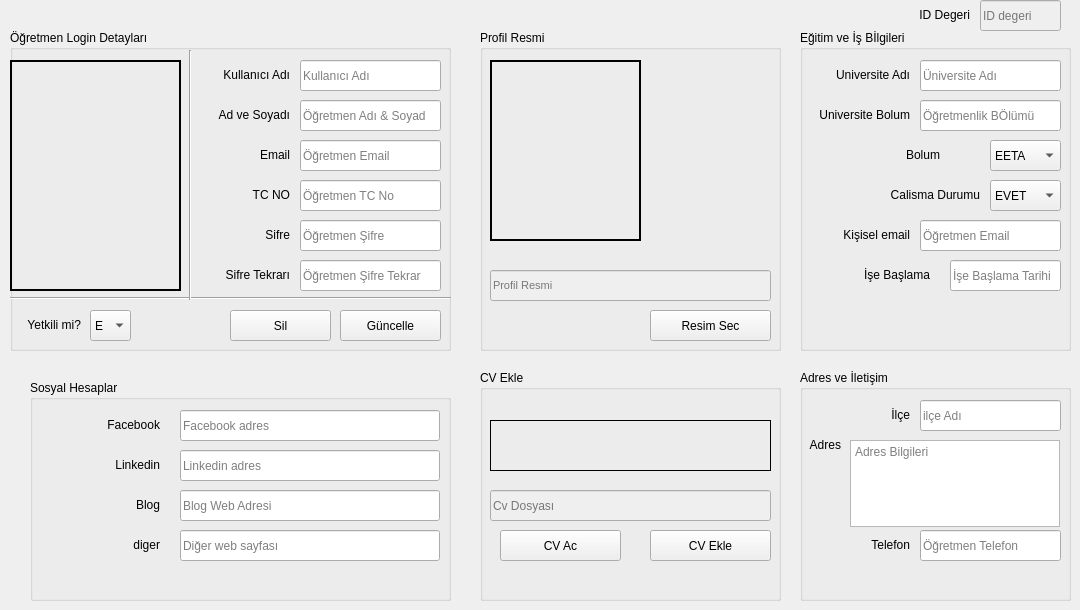
      <widget class="QWidget" name="tab_7">
       <attribute name="title">
        <string>Detaylar</string>
       </attribute>
       <widget class="QLineEdit" name="lineEdit_6">
        <property name="enabled">
         <bool>false</bool>
        </property>
        <property name="geometry">
         <rect>
          <x>980</x>
          <y>0</y>
          <width>81</width>
          <height>31</height>
         </rect>
        </property>
        <property name="placeholderText">
         <string>ID degeri</string>
        </property>
       </widget>
       <widget class="QLabel" name="label_5">
        <property name="enabled">
         <bool>true</bool>
        </property>
        <property name="geometry">
         <rect>
          <x>840</x>
          <y>0</y>
          <width>130</width>
          <height>30</height>
         </rect>
        </property>
        <property name="midLineWidth">
         <number>0</number>
        </property>
        <property name="text">
         <string>ID Degeri</string>
        </property>
        <property name="alignment">
         <set>Qt::AlignRight|Qt::AlignTrailing|Qt::AlignVCenter</set>
        </property>
       </widget>
       <widget class="QGroupBox" name="groupBox">
        <property name="geometry">
         <rect>
          <x>10</x>
          <y>30</y>
          <width>441</width>
          <height>321</height>
         </rect>
        </property>
        <property name="title">
         <string>Öğretmen Login Detayları</string>
        </property>
        <widget class="QLineEdit" name="lineEdit">
         <property name="geometry">
          <rect>
           <x>290</x>
           <y>70</y>
           <width>141</width>
           <height>31</height>
          </rect>
         </property>
         <property name="placeholderText">
          <string>Öğretmen Adı &amp; Soyad</string>
         </property>
        </widget>
        <widget class="QLabel" name="label">
         <property name="geometry">
          <rect>
           <x>150</x>
           <y>70</y>
           <width>130</width>
           <height>30</height>
          </rect>
         </property>
         <property name="midLineWidth">
          <number>0</number>
         </property>
         <property name="text">
          <string>Ad ve Soyadı</string>
         </property>
         <property name="alignment">
          <set>Qt::AlignRight|Qt::AlignTrailing|Qt::AlignVCenter</set>
         </property>
        </widget>
        <widget class="QLabel" name="label_2">
         <property name="geometry">
          <rect>
           <x>150</x>
           <y>110</y>
           <width>130</width>
           <height>30</height>
          </rect>
         </property>
         <property name="midLineWidth">
          <number>0</number>
         </property>
         <property name="text">
          <string>Email</string>
         </property>
         <property name="alignment">
          <set>Qt::AlignRight|Qt::AlignTrailing|Qt::AlignVCenter</set>
         </property>
        </widget>
        <widget class="QLineEdit" name="lineEdit_2">
         <property name="geometry">
          <rect>
           <x>290</x>
           <y>110</y>
           <width>141</width>
           <height>31</height>
          </rect>
         </property>
         <property name="placeholderText">
          <string>Öğretmen Email</string>
         </property>
        </widget>
        <widget class="QLineEdit" name="lineEdit_3">
         <property name="geometry">
          <rect>
           <x>290</x>
           <y>190</y>
           <width>141</width>
           <height>31</height>
          </rect>
         </property>
         <property name="echoMode">
          <enum>QLineEdit::Password</enum>
         </property>
         <property name="placeholderText">
          <string>Öğretmen Şifre</string>
         </property>
        </widget>
        <widget class="QLabel" name="label_3">
         <property name="geometry">
          <rect>
           <x>150</x>
           <y>190</y>
           <width>130</width>
           <height>30</height>
          </rect>
         </property>
         <property name="midLineWidth">
          <number>0</number>
         </property>
         <property name="text">
          <string>Sifre</string>
         </property>
         <property name="alignment">
          <set>Qt::AlignRight|Qt::AlignTrailing|Qt::AlignVCenter</set>
         </property>
        </widget>
        <widget class="QLabel" name="label_4">
         <property name="geometry">
          <rect>
           <x>150</x>
           <y>230</y>
           <width>130</width>
           <height>30</height>
          </rect>
         </property>
         <property name="midLineWidth">
          <number>0</number>
         </property>
         <property name="text">
          <string>Sifre Tekrarı</string>
         </property>
         <property name="alignment">
          <set>Qt::AlignRight|Qt::AlignTrailing|Qt::AlignVCenter</set>
         </property>
        </widget>
        <widget class="QLineEdit" name="lineEdit_4">
         <property name="geometry">
          <rect>
           <x>290</x>
           <y>230</y>
           <width>141</width>
           <height>31</height>
          </rect>
         </property>
         <property name="echoMode">
          <enum>QLineEdit::Password</enum>
         </property>
         <property name="placeholderText">
          <string>Öğretmen Şifre Tekrar</string>
         </property>
        </widget>
        <widget class="QPushButton" name="pushButton_8">
         <property name="geometry">
          <rect>
           <x>330</x>
           <y>280</y>
           <width>101</width>
           <height>31</height>
          </rect>
         </property>
         <property name="text">
          <string>Güncelle</string>
         </property>
        </widget>
        <widget class="QPushButton" name="pushButton_9">
         <property name="geometry">
          <rect>
           <x>220</x>
           <y>280</y>
           <width>101</width>
           <height>31</height>
          </rect>
         </property>
         <property name="text">
          <string>Sil</string>
         </property>
        </widget>
        <widget class="Line" name="line">
         <property name="geometry">
          <rect>
           <x>0</x>
           <y>260</y>
           <width>441</width>
           <height>16</height>
          </rect>
         </property>
         <property name="orientation">
          <enum>Qt::Horizontal</enum>
         </property>
        </widget>
        <widget class="Line" name="line_2">
         <property name="geometry">
          <rect>
           <x>170</x>
           <y>20</y>
           <width>20</width>
           <height>250</height>
          </rect>
         </property>
         <property name="orientation">
          <enum>Qt::Vertical</enum>
         </property>
        </widget>
        <widget class="QLabel" name="label_6">
         <property name="geometry">
          <rect>
           <x>150</x>
           <y>150</y>
           <width>130</width>
           <height>30</height>
          </rect>
         </property>
         <property name="midLineWidth">
          <number>0</number>
         </property>
         <property name="text">
          <string>TC NO</string>
         </property>
         <property name="alignment">
          <set>Qt::AlignRight|Qt::AlignTrailing|Qt::AlignVCenter</set>
         </property>
        </widget>
        <widget class="QLineEdit" name="lineEdit_7">
         <property name="geometry">
          <rect>
           <x>290</x>
           <y>150</y>
           <width>141</width>
           <height>31</height>
          </rect>
         </property>
         <property name="inputMask">
          <string/>
         </property>
         <property name="placeholderText">
          <string>Öğretmen TC No</string>
         </property>
        </widget>
        <widget class="QLineEdit" name="lineEdit_11">
         <property name="geometry">
          <rect>
           <x>290</x>
           <y>30</y>
           <width>141</width>
           <height>31</height>
          </rect>
         </property>
         <property name="placeholderText">
          <string>Kullanıcı Adı</string>
         </property>
        </widget>
        <widget class="QLabel" name="label_13">
         <property name="geometry">
          <rect>
           <x>150</x>
           <y>30</y>
           <width>130</width>
           <height>30</height>
          </rect>
         </property>
         <property name="midLineWidth">
          <number>0</number>
         </property>
         <property name="text">
          <string>Kullanıcı Adı</string>
         </property>
         <property name="alignment">
          <set>Qt::AlignRight|Qt::AlignTrailing|Qt::AlignVCenter</set>
         </property>
        </widget>
        <widget class="QComboBox" name="comboBox_3">
         <property name="geometry">
          <rect>
           <x>80</x>
           <y>280</y>
           <width>41</width>
           <height>31</height>
          </rect>
         </property>
         <item>
          <property name="text">
           <string>E</string>
          </property>
         </item>
         <item>
          <property name="text">
           <string>H</string>
          </property>
         </item>
        </widget>
        <widget class="QLabel" name="label_21">
         <property name="geometry">
          <rect>
           <x>10</x>
           <y>280</y>
           <width>61</width>
           <height>30</height>
          </rect>
         </property>
         <property name="midLineWidth">
          <number>0</number>
         </property>
         <property name="text">
          <string>Yetkili mi?</string>
         </property>
         <property name="alignment">
          <set>Qt::AlignRight|Qt::AlignTrailing|Qt::AlignVCenter</set>
         </property>
        </widget>
        <widget class="QLabel" name="label_23">
         <property name="geometry">
          <rect>
           <x>0</x>
           <y>30</y>
           <width>171</width>
           <height>231</height>
          </rect>
         </property>
         <property name="frameShape">
          <enum>QFrame::WinPanel</enum>
         </property>
         <property name="text">
          <string/>
         </property>
         <property name="indent">
          <number>0</number>
         </property>
        </widget>
       </widget>
       <widget class="QGroupBox" name="groupBox_3">
        <property name="geometry">
         <rect>
          <x>480</x>
          <y>30</y>
          <width>301</width>
          <height>321</height>
         </rect>
        </property>
        <property name="title">
         <string>Profil Resmi</string>
        </property>
        <widget class="QPushButton" name="pushButton_11">
         <property name="geometry">
          <rect>
           <x>170</x>
           <y>280</y>
           <width>121</width>
           <height>31</height>
          </rect>
         </property>
         <property name="text">
          <string>Resim Sec</string>
         </property>
        </widget>
        <widget class="QLineEdit" name="lineEdit_19">
         <property name="enabled">
          <bool>false</bool>
         </property>
         <property name="geometry">
          <rect>
           <x>10</x>
           <y>240</y>
           <width>281</width>
           <height>31</height>
          </rect>
         </property>
         <property name="font">
          <font>
           <pointsize>8</pointsize>
          </font>
         </property>
         <property name="text">
          <string/>
         </property>
         <property name="placeholderText">
          <string>Profil Resmi</string>
         </property>
        </widget>
        <widget class="QLabel" name="label_22">
         <property name="geometry">
          <rect>
           <x>10</x>
           <y>30</y>
           <width>151</width>
           <height>181</height>
          </rect>
         </property>
         <property name="frameShape">
          <enum>QFrame::WinPanel</enum>
         </property>
         <property name="text">
          <string/>
         </property>
         <property name="indent">
          <number>0</number>
         </property>
        </widget>
       </widget>
       <widget class="QGroupBox" name="groupBox_4">
        <property name="geometry">
         <rect>
          <x>30</x>
          <y>380</y>
          <width>421</width>
          <height>221</height>
         </rect>
        </property>
        <property name="title">
         <string>Sosyal Hesaplar</string>
        </property>
        <widget class="QLabel" name="label_14">
         <property name="geometry">
          <rect>
           <x>0</x>
           <y>30</y>
           <width>130</width>
           <height>30</height>
          </rect>
         </property>
         <property name="midLineWidth">
          <number>0</number>
         </property>
         <property name="text">
          <string>Facebook</string>
         </property>
         <property name="alignment">
          <set>Qt::AlignRight|Qt::AlignTrailing|Qt::AlignVCenter</set>
         </property>
        </widget>
        <widget class="QLabel" name="label_16">
         <property name="geometry">
          <rect>
           <x>0</x>
           <y>110</y>
           <width>130</width>
           <height>30</height>
          </rect>
         </property>
         <property name="midLineWidth">
          <number>0</number>
         </property>
         <property name="text">
          <string>Blog</string>
         </property>
         <property name="alignment">
          <set>Qt::AlignRight|Qt::AlignTrailing|Qt::AlignVCenter</set>
         </property>
        </widget>
        <widget class="QLineEdit" name="lineEdit_16">
         <property name="geometry">
          <rect>
           <x>150</x>
           <y>70</y>
           <width>260</width>
           <height>31</height>
          </rect>
         </property>
         <property name="text">
          <string/>
         </property>
         <property name="placeholderText">
          <string>Linkedin adres</string>
         </property>
         <property name="clearButtonEnabled">
          <bool>true</bool>
         </property>
        </widget>
        <widget class="QLabel" name="label_17">
         <property name="geometry">
          <rect>
           <x>0</x>
           <y>150</y>
           <width>130</width>
           <height>30</height>
          </rect>
         </property>
         <property name="midLineWidth">
          <number>0</number>
         </property>
         <property name="text">
          <string>diger</string>
         </property>
         <property name="alignment">
          <set>Qt::AlignRight|Qt::AlignTrailing|Qt::AlignVCenter</set>
         </property>
        </widget>
        <widget class="QLineEdit" name="lineEdit_15">
         <property name="geometry">
          <rect>
           <x>150</x>
           <y>30</y>
           <width>260</width>
           <height>31</height>
          </rect>
         </property>
         <property name="text">
          <string/>
         </property>
         <property name="readOnly">
          <bool>false</bool>
         </property>
         <property name="placeholderText">
          <string>Facebook adres</string>
         </property>
         <property name="clearButtonEnabled">
          <bool>true</bool>
         </property>
        </widget>
        <widget class="QLabel" name="label_15">
         <property name="geometry">
          <rect>
           <x>0</x>
           <y>70</y>
           <width>130</width>
           <height>30</height>
          </rect>
         </property>
         <property name="midLineWidth">
          <number>0</number>
         </property>
         <property name="text">
          <string>Linkedin</string>
         </property>
         <property name="alignment">
          <set>Qt::AlignRight|Qt::AlignTrailing|Qt::AlignVCenter</set>
         </property>
        </widget>
        <widget class="QLineEdit" name="lineEdit_17">
         <property name="geometry">
          <rect>
           <x>150</x>
           <y>110</y>
           <width>260</width>
           <height>31</height>
          </rect>
         </property>
         <property name="text">
          <string/>
         </property>
         <property name="placeholderText">
          <string>Blog Web Adresi</string>
         </property>
         <property name="clearButtonEnabled">
          <bool>true</bool>
         </property>
        </widget>
        <widget class="QLineEdit" name="lineEdit_18">
         <property name="geometry">
          <rect>
           <x>150</x>
           <y>150</y>
           <width>260</width>
           <height>31</height>
          </rect>
         </property>
         <property name="text">
          <string/>
         </property>
         <property name="placeholderText">
          <string>Diğer web sayfası</string>
         </property>
         <property name="clearButtonEnabled">
          <bool>true</bool>
         </property>
        </widget>
       </widget>
       <widget class="QGroupBox" name="groupBox_5">
        <property name="geometry">
         <rect>
          <x>800</x>
          <y>370</y>
          <width>271</width>
          <height>231</height>
         </rect>
        </property>
        <property name="title">
         <string>Adres ve İletişim</string>
        </property>
        <widget class="QLabel" name="label_9">
         <property name="geometry">
          <rect>
           <x>-20</x>
           <y>30</y>
           <width>130</width>
           <height>30</height>
          </rect>
         </property>
         <property name="midLineWidth">
          <number>0</number>
         </property>
         <property name="text">
          <string>İlçe</string>
         </property>
         <property name="alignment">
          <set>Qt::AlignRight|Qt::AlignTrailing|Qt::AlignVCenter</set>
         </property>
        </widget>
        <widget class="QLabel" name="label_11">
         <property name="geometry">
          <rect>
           <x>-20</x>
           <y>160</y>
           <width>130</width>
           <height>30</height>
          </rect>
         </property>
         <property name="midLineWidth">
          <number>0</number>
         </property>
         <property name="text">
          <string>Telefon</string>
         </property>
         <property name="alignment">
          <set>Qt::AlignRight|Qt::AlignTrailing|Qt::AlignVCenter</set>
         </property>
        </widget>
        <widget class="QLineEdit" name="lineEdit_10">
         <property name="geometry">
          <rect>
           <x>120</x>
           <y>30</y>
           <width>141</width>
           <height>31</height>
          </rect>
         </property>
         <property name="maxLength">
          <number>20</number>
         </property>
         <property name="placeholderText">
          <string>ilçe Adı</string>
         </property>
        </widget>
        <widget class="QLineEdit" name="lineEdit_12">
         <property name="geometry">
          <rect>
           <x>120</x>
           <y>160</y>
           <width>141</width>
           <height>31</height>
          </rect>
         </property>
         <property name="inputMethodHints">
          <set>Qt::ImhFormattedNumbersOnly</set>
         </property>
         <property name="inputMask">
          <string/>
         </property>
         <property name="maxLength">
          <number>11</number>
         </property>
         <property name="placeholderText">
          <string>Öğretmen Telefon</string>
         </property>
        </widget>
        <widget class="QLabel" name="label_10">
         <property name="geometry">
          <rect>
           <x>0</x>
           <y>60</y>
           <width>41</width>
           <height>30</height>
          </rect>
         </property>
         <property name="midLineWidth">
          <number>0</number>
         </property>
         <property name="text">
          <string>Adres</string>
         </property>
         <property name="alignment">
          <set>Qt::AlignRight|Qt::AlignTrailing|Qt::AlignVCenter</set>
         </property>
        </widget>
        <widget class="QTextEdit" name="textEdit">
         <property name="geometry">
          <rect>
           <x>50</x>
           <y>70</y>
           <width>210</width>
           <height>87</height>
          </rect>
         </property>
         <property name="placeholderText">
          <string>Adres Bilgileri</string>
         </property>
        </widget>
       </widget>
       <widget class="QGroupBox" name="groupBox_6">
        <property name="geometry">
         <rect>
          <x>800</x>
          <y>30</y>
          <width>271</width>
          <height>321</height>
         </rect>
        </property>
        <property name="title">
         <string>Eğitim ve İş Bİlgileri</string>
        </property>
        <widget class="QLabel" name="label_19">
         <property name="geometry">
          <rect>
           <x>50</x>
           <y>150</y>
           <width>130</width>
           <height>30</height>
          </rect>
         </property>
         <property name="midLineWidth">
          <number>0</number>
         </property>
         <property name="text">
          <string>Calisma Durumu</string>
         </property>
         <property name="alignment">
          <set>Qt::AlignRight|Qt::AlignTrailing|Qt::AlignVCenter</set>
         </property>
        </widget>
        <widget class="QComboBox" name="comboBox_2">
         <property name="geometry">
          <rect>
           <x>190</x>
           <y>150</y>
           <width>71</width>
           <height>31</height>
          </rect>
         </property>
         <item>
          <property name="text">
           <string>EVET</string>
          </property>
         </item>
         <item>
          <property name="text">
           <string>HAYIR</string>
          </property>
         </item>
        </widget>
        <widget class="QLabel" name="label_18">
         <property name="geometry">
          <rect>
           <x>10</x>
           <y>110</y>
           <width>130</width>
           <height>30</height>
          </rect>
         </property>
         <property name="midLineWidth">
          <number>0</number>
         </property>
         <property name="text">
          <string>Bolum</string>
         </property>
         <property name="alignment">
          <set>Qt::AlignRight|Qt::AlignTrailing|Qt::AlignVCenter</set>
         </property>
        </widget>
        <widget class="QComboBox" name="comboBox">
         <property name="geometry">
          <rect>
           <x>190</x>
           <y>110</y>
           <width>71</width>
           <height>31</height>
          </rect>
         </property>
         <item>
          <property name="text">
           <string>EETA</string>
          </property>
         </item>
         <item>
          <property name="text">
           <string>EOTA</string>
          </property>
         </item>
         <item>
          <property name="text">
           <string>MKTA</string>
          </property>
         </item>
        </widget>
        <widget class="QLabel" name="label_8">
         <property name="geometry">
          <rect>
           <x>-20</x>
           <y>70</y>
           <width>130</width>
           <height>30</height>
          </rect>
         </property>
         <property name="midLineWidth">
          <number>0</number>
         </property>
         <property name="text">
          <string>Universite Bolum</string>
         </property>
         <property name="alignment">
          <set>Qt::AlignRight|Qt::AlignTrailing|Qt::AlignVCenter</set>
         </property>
        </widget>
        <widget class="QLabel" name="label_20">
         <property name="geometry">
          <rect>
           <x>0</x>
           <y>230</y>
           <width>130</width>
           <height>30</height>
          </rect>
         </property>
         <property name="midLineWidth">
          <number>0</number>
         </property>
         <property name="text">
          <string>İşe Başlama</string>
         </property>
         <property name="alignment">
          <set>Qt::AlignRight|Qt::AlignTrailing|Qt::AlignVCenter</set>
         </property>
        </widget>
        <widget class="QLabel" name="label_7">
         <property name="geometry">
          <rect>
           <x>-20</x>
           <y>30</y>
           <width>130</width>
           <height>30</height>
          </rect>
         </property>
         <property name="midLineWidth">
          <number>0</number>
         </property>
         <property name="text">
          <string>Universite Adı</string>
         </property>
         <property name="alignment">
          <set>Qt::AlignRight|Qt::AlignTrailing|Qt::AlignVCenter</set>
         </property>
        </widget>
        <widget class="QLineEdit" name="lineEdit_8">
         <property name="geometry">
          <rect>
           <x>120</x>
           <y>30</y>
           <width>141</width>
           <height>31</height>
          </rect>
         </property>
         <property name="readOnly">
          <bool>false</bool>
         </property>
         <property name="placeholderText">
          <string>Üniversite Adı</string>
         </property>
        </widget>
        <widget class="QLineEdit" name="lineEdit_9">
         <property name="geometry">
          <rect>
           <x>120</x>
           <y>70</y>
           <width>141</width>
           <height>31</height>
          </rect>
         </property>
         <property name="placeholderText">
          <string>Öğretmenlik BÖlümü</string>
         </property>
        </widget>
        <widget class="QLabel" name="label_12">
         <property name="geometry">
          <rect>
           <x>29</x>
           <y>190</y>
           <width>81</width>
           <height>30</height>
          </rect>
         </property>
         <property name="midLineWidth">
          <number>0</number>
         </property>
         <property name="text">
          <string>Kişisel email</string>
         </property>
         <property name="alignment">
          <set>Qt::AlignRight|Qt::AlignTrailing|Qt::AlignVCenter</set>
         </property>
        </widget>
        <widget class="QLineEdit" name="lineEdit_13">
         <property name="geometry">
          <rect>
           <x>120</x>
           <y>190</y>
           <width>141</width>
           <height>31</height>
          </rect>
         </property>
         <property name="inputMethodHints">
          <set>Qt::ImhEmailCharactersOnly</set>
         </property>
         <property name="placeholderText">
          <string>Öğretmen Email</string>
         </property>
        </widget>
        <widget class="QLineEdit" name="lineEdit_14">
         <property name="geometry">
          <rect>
           <x>150</x>
           <y>230</y>
           <width>111</width>
           <height>31</height>
          </rect>
         </property>
         <property name="inputMethodHints">
          <set>Qt::ImhFormattedNumbersOnly</set>
         </property>
         <property name="inputMask">
          <string/>
         </property>
         <property name="maxLength">
          <number>11</number>
         </property>
         <property name="cursorPosition">
          <number>0</number>
         </property>
         <property name="alignment">
          <set>Qt::AlignLeading|Qt::AlignLeft|Qt::AlignVCenter</set>
         </property>
         <property name="placeholderText">
          <string>İşe Başlama Tarihi</string>
         </property>
        </widget>
       </widget>
       <widget class="QGroupBox" name="groupBox_7">
        <property name="geometry">
         <rect>
          <x>480</x>
          <y>370</y>
          <width>301</width>
          <height>231</height>
         </rect>
        </property>
        <property name="title">
         <string>CV Ekle</string>
        </property>
        <widget class="QPushButton" name="pushButton_12">
         <property name="geometry">
          <rect>
           <x>170</x>
           <y>160</y>
           <width>121</width>
           <height>31</height>
          </rect>
         </property>
         <property name="text">
          <string>CV Ekle</string>
         </property>
        </widget>
        <widget class="QLineEdit" name="lineEdit_20">
         <property name="enabled">
          <bool>false</bool>
         </property>
         <property name="geometry">
          <rect>
           <x>10</x>
           <y>120</y>
           <width>281</width>
           <height>31</height>
          </rect>
         </property>
         <property name="text">
          <string/>
         </property>
         <property name="placeholderText">
          <string>Cv Dosyası</string>
         </property>
        </widget>
        <widget class="QPushButton" name="pushButton_13">
         <property name="geometry">
          <rect>
           <x>20</x>
           <y>160</y>
           <width>121</width>
           <height>31</height>
          </rect>
         </property>
         <property name="text">
          <string>CV Ac</string>
         </property>
        </widget>
        <widget class="QLabel" name="label_24">
         <property name="geometry">
          <rect>
           <x>10</x>
           <y>50</y>
           <width>281</width>
           <height>51</height>
          </rect>
         </property>
         <property name="font">
          <font>
           <pointsize>6</pointsize>
          </font>
         </property>
         <property name="frameShape">
          <enum>QFrame::Box</enum>
         </property>
         <property name="text">
          <string/>
         </property>
         <property name="wordWrap">
          <bool>true</bool>
         </property>
        </widget>
       </widget>
      </widget>
